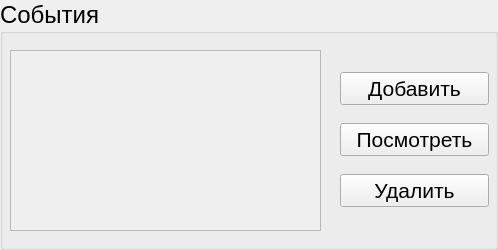
        <widget class="QGroupBox" name="groupBoxEvnts">
         <property name="sizePolicy">
          <sizepolicy hsizetype="Preferred" vsizetype="Fixed">
           <horstretch>0</horstretch>
           <verstretch>0</verstretch>
          </sizepolicy>
         </property>
         <property name="minimumSize">
          <size>
           <width>400</width>
           <height>250</height>
          </size>
         </property>
         <property name="sizeIncrement">
          <size>
           <width>0</width>
           <height>400</height>
          </size>
         </property>
         <property name="font">
          <font>
           <pointsize>18</pointsize>
          </font>
         </property>
         <property name="title">
          <string>События</string>
         </property>
         <widget class="CustomListWidget" name="Events">
          <property name="geometry">
           <rect>
            <x>10</x>
            <y>50</y>
            <width>311</width>
            <height>181</height>
           </rect>
          </property>
          <property name="sizePolicy">
           <sizepolicy hsizetype="Preferred" vsizetype="MinimumExpanding">
            <horstretch>0</horstretch>
            <verstretch>0</verstretch>
           </sizepolicy>
          </property>
          <property name="styleSheet">
           <string notr="true"/>
          </property>
          <property name="frameShape">
           <enum>QFrame::StyledPanel</enum>
          </property>
          <property name="frameShadow">
           <enum>QFrame::Sunken</enum>
          </property>
          <property name="verticalScrollBarPolicy">
           <enum>Qt::ScrollBarAsNeeded</enum>
          </property>
          <property name="horizontalScrollBarPolicy">
           <enum>Qt::ScrollBarAsNeeded</enum>
          </property>
          <property name="widgetResizable">
           <bool>true</bool>
          </property>
          <property name="alignment">
           <set>Qt::AlignJustify|Qt::AlignTop</set>
          </property>
         </widget>
         <widget class="QWidget" name="layoutWidget_3">
          <property name="geometry">
           <rect>
            <x>340</x>
            <y>60</y>
            <width>149</width>
            <height>161</height>
           </rect>
          </property>
          <layout class="QVBoxLayout" name="verticalLayout_2">
           <item>
            <widget class="QPushButton" name="addEvent">
             <property name="font">
              <font>
               <pointsize>16</pointsize>
              </font>
             </property>
             <property name="focusPolicy">
              <enum>Qt::NoFocus</enum>
             </property>
             <property name="text">
              <string>Добавить</string>
             </property>
            </widget>
           </item>
           <item>
            <widget class="QPushButton" name="viewEvent">
             <property name="font">
              <font>
               <pointsize>16</pointsize>
              </font>
             </property>
             <property name="focusPolicy">
              <enum>Qt::NoFocus</enum>
             </property>
             <property name="text">
              <string>Посмотреть</string>
             </property>
            </widget>
           </item>
           <item>
            <widget class="QPushButton" name="removeEvent">
             <property name="font">
              <font>
               <pointsize>16</pointsize>
              </font>
             </property>
             <property name="focusPolicy">
              <enum>Qt::NoFocus</enum>
             </property>
             <property name="text">
              <string>Удалить</string>
             </property>
            </widget>
           </item>
          </layout>
         </widget>
        </widget>
